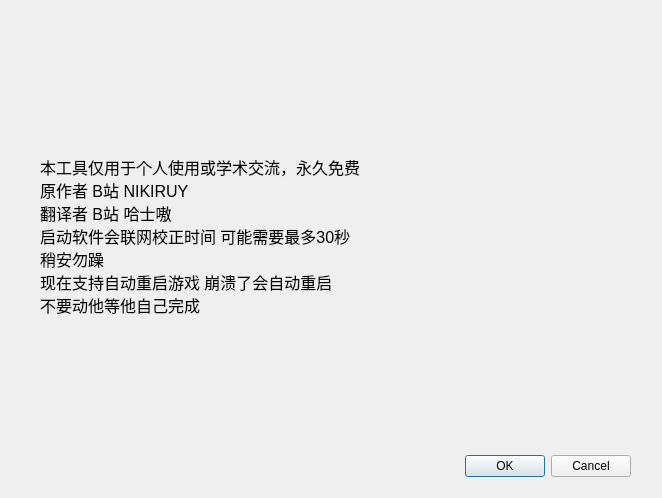
<?xml version="1.0" encoding="UTF-8"?>
<ui version="4.0">
 <class>WelcomeDialog</class>
 <widget class="QDialog" name="WelcomeDialog">
  <property name="geometry">
   <rect>
    <x>0</x>
    <y>0</y>
    <width>662</width>
    <height>498</height>
   </rect>
  </property>
  <property name="windowTitle">
   <string>Dialog</string>
  </property>
  <widget class="QDialogButtonBox" name="buttonBox">
   <property name="geometry">
    <rect>
     <x>290</x>
     <y>450</y>
     <width>341</width>
     <height>32</height>
    </rect>
   </property>
   <property name="orientation">
    <enum>Qt::Horizontal</enum>
   </property>
   <property name="standardButtons">
    <set>QDialogButtonBox::Cancel|QDialogButtonBox::Ok</set>
   </property>
  </widget>
  <widget class="QLabel" name="label">
   <property name="geometry">
    <rect>
     <x>40</x>
     <y>40</y>
     <width>571</width>
     <height>391</height>
    </rect>
   </property>
   <property name="font">
    <font>
     <pointsize>12</pointsize>
    </font>
   </property>
   <property name="text">
    <string>本工具仅用于个人使用或学术交流，永久免费
原作者 B站 NIKIRUY
翻译者 B站 哈士嗷
启动软件会联网校正时间 可能需要最多30秒
稍安勿躁
现在支持自动重启游戏 崩溃了会自动重启
不要动他等他自己完成</string>
   </property>
  </widget>
 </widget>
 <resources/>
 <connections>
  <connection>
   <sender>buttonBox</sender>
   <signal>accepted()</signal>
   <receiver>WelcomeDialog</receiver>
   <slot>accept()</slot>
   <hints>
    <hint type="sourcelabel">
     <x>248</x>
     <y>254</y>
    </hint>
    <hint type="destinationlabel">
     <x>157</x>
     <y>274</y>
    </hint>
   </hints>
  </connection>
  <connection>
   <sender>buttonBox</sender>
   <signal>rejected()</signal>
   <receiver>WelcomeDialog</receiver>
   <slot>reject()</slot>
   <hints>
    <hint type="sourcelabel">
     <x>316</x>
     <y>260</y>
    </hint>
    <hint type="destinationlabel">
     <x>286</x>
     <y>274</y>
    </hint>
   </hints>
  </connection>
 </connections>
</ui>
